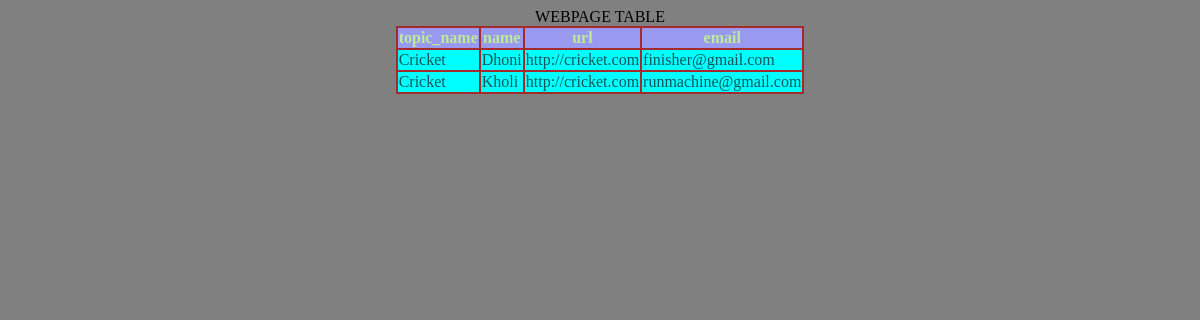
Page /display_webpage/ on the committed database.
### app/models.py (models this page shows, shortened)
class Webpage(models.Model):
    topic_name=models.ForeignKey(Topic,on_delete=models.CASCADE)
    name=models.CharField(max_length=100)
    url=models.URLField()
    email=models.EmailField()

class Topic(models.Model):
    topic_name=models.CharField(max_length=100,primary_key=True)
    def __str__(self):
        return self.topic_name

### app/views.py (the view)
# urls.py: path('display_webpage/',display_webpage,name='display_webpage'),
def display_webpage(request):
    WOT=Webpage.objects.all()
    WOT=Webpage.objects.filter(topic_name='Cricket')
    WOT=Webpage.objects.exclude(topic_name='Cricket')
    WOT=Webpage.objects.all().order_by('name')#for ascending order
    WOT=Webpage.objects.all().order_by('-name')#for desending order
    WOT=Webpage.objects.all().order_by(Length('name'))# ascending according to length
    WOT=Webpage.objects.all().order_by(Length('name').desc())#desending according to length
    WOT=Webpage.objects.filter(name__startswith='k')
    WOT=Webpage.objects.filter(url__endswith='in')
    WOT=Webpage.objects.filter(name__contains='a')#it is used to get the name data if it contains 'a'
    WOT=Webpage.objects.filter(name__in=('Dhoni','Kholi'))
    WOT=Webpage.objects.filter(Q(topic_name='Cricket') & Q(name='Dhoni'))# if we want to check multiple conditions then we have go for query object 'Q' in django.
    WOT=Webpage.objects.all()[:2]# to fetch first two rows.
    wd={'webpages':WOT}
    return render(request,'display_webpage.html',wd)

### templates/display_webpage.html (shortened to what this page needs)
{% load static %}
<!DOCTYPE html>
<html lang="en">
<head>
    <link rel="stylesheet" href="{% static 'css/c2.css' %}">
</head>
<body>
    <center>
        <table border="2px">WEBPAGE TABLE
            <tr id="a">
                <th>topic_name</th>
                <th>name</th>
                <th>url</th>
                <th>email</th>
            </tr>
            {% for WO in webpages %}
            <tr id="b">
                <td>{{WO.topic_name}}</td>
                <td>{{WO.name}}</td>
                <td>{{WO.url}}</td>
                <td>{{WO.email}}</td>
            </tr>
            {% endfor %}
        </table>
    </center>
</body>
</html>

### static/css/c2.css (style rules this page uses)
body { background-color: grey; }
table,th,td { border: 2px solid brown; border-collapse: collapse; }
#a { color: rgb(189, 236, 148); background-color: rgb(153, 153, 240); }
#b { color: rgb(9, 87, 87); background-color: aqua; }

### rows in the picture
Webpage: topic_name "Cricket", name "Dhoni", url "http://cricket.com", email "finisher@gmail.com"
Webpage: topic_name "Cricket", name "Kholi", url "http://cricket.com", email "runmachine@gmail.com"
